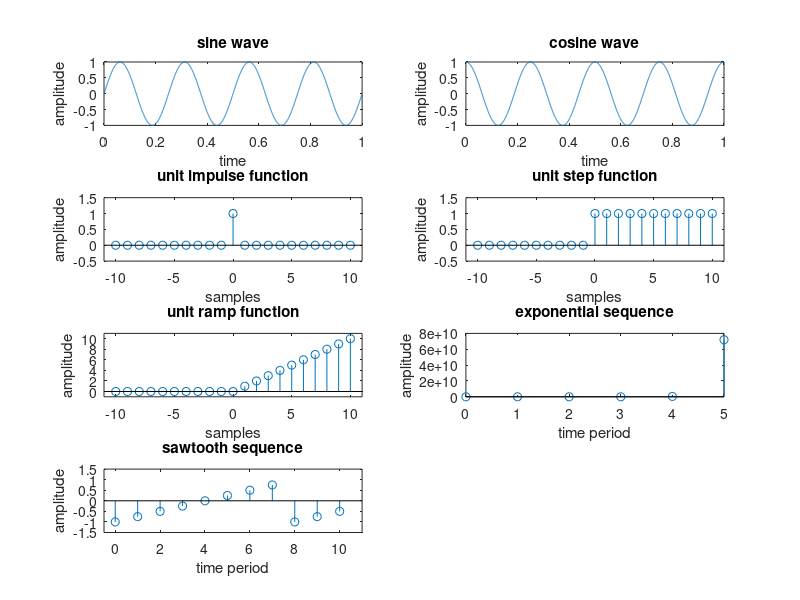

This chart was generated by the following MATLAB code:
clc;
close all;
clear all;
fs=4000;
ts=1/fs;
t=0:ts:1;
f=4;

% sine wave %
x=sin(2*pi*f*t);
subplot(4,2,1);
plot(t,x);
xlabel('time');
ylabel('amplitude');
title('sine wave');
 
% cosine wave %
y=cos(2*pi*f*t);
subplot(4,2,2);
plot(t,y);
xlabel('time');
ylabel('amplitude');
title('cosine wave');
 
% unit impulse function %
n=-10:10;
Xn=(n==0);
subplot(4,2,3);
stem(n,Xn);
axis ([-11 11 -0.5 1.5]);
xlabel('samples');
ylabel('amplitude');
title('unit impulse function');
 
% unit step function %
n=-10:10;
Xn=(n>=0);
subplot(4,2,4);
stem(n,Xn);
axis ([-11 11 -0.5 1.5]);
xlabel('samples');
ylabel('amplitude');
title('unit step function');

% unit ramp function %
n=-10:10;
Xn=(n>=0).*n;
subplot(4,2,5);
stem(n,Xn);
axis ([-11 11 -1 11]);
xlabel('samples');
ylabel('amplitude');
title('unit ramp function');
 
% exponential signal %
n2=input('enter the legth of the exponential sequence');
t=0:n2;
a=input('enter the a value');
y2=exp(a*t);
subplot(4,2,6);
stem(t, y2);
xlabel('time period');
ylabel('amplitude');
title('exponential sequence');
 
% sawtooth signal%
n=0:10;
Xn=sawtooth(pi*n/4);
subplot(4,2,7);
stem(n,Xn);
axis ([-0.5 11 -1.5 1.5]);
xlabel('time period');
ylabel('amplitude');
title('sawtooth sequence');
